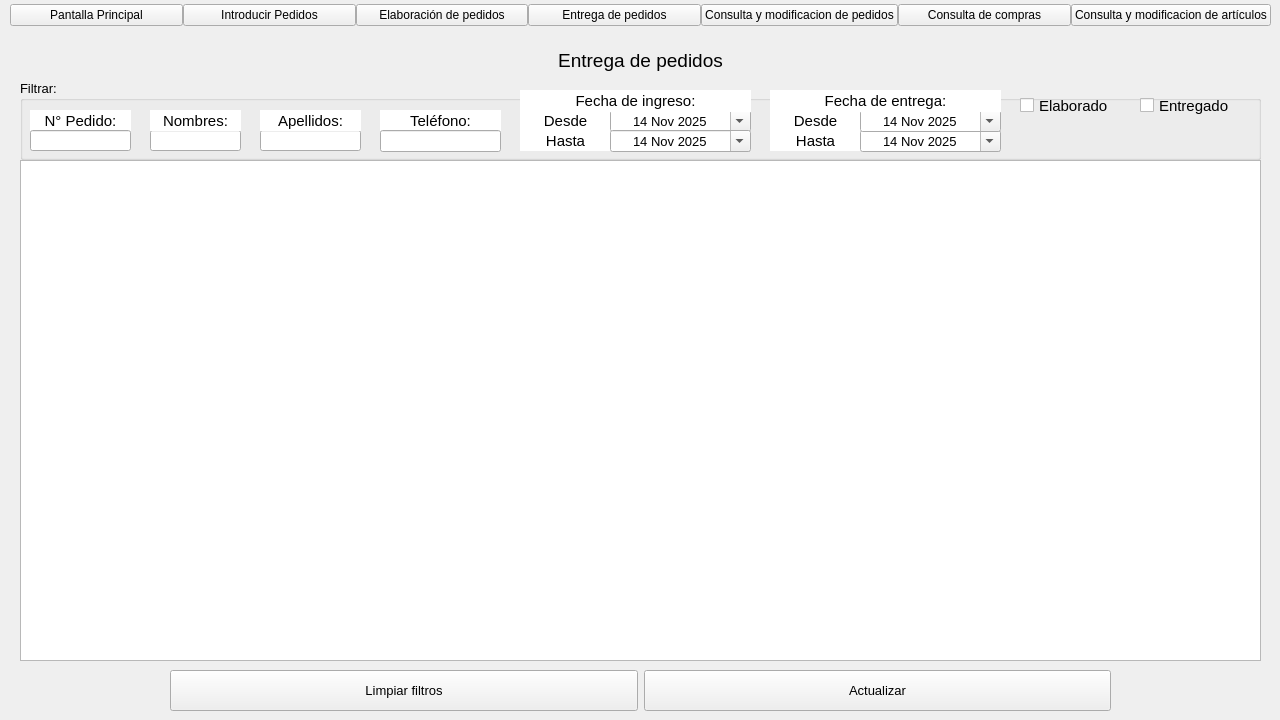
<?xml version="1.0" encoding="UTF-8"?>
<ui version="4.0">
 <class>MainWindow</class>
 <widget class="QMainWindow" name="MainWindow">
  <property name="geometry">
   <rect>
    <x>0</x>
    <y>0</y>
    <width>1280</width>
    <height>720</height>
   </rect>
  </property>
  <property name="windowTitle">
   <string>Proyecto carniceria</string>
  </property>
  <widget class="QWidget" name="centralwidget">
   <widget class="QWidget" name="horizontalLayoutWidget">
    <property name="geometry">
     <rect>
      <x>10</x>
      <y>-10</y>
      <width>1261</width>
      <height>51</height>
     </rect>
    </property>
    <layout class="QHBoxLayout" name="horizontalLayout" stretch="1,1,1,1,1,1,1">
     <property name="spacing">
      <number>0</number>
     </property>
     <property name="sizeConstraint">
      <enum>QLayout::SetDefaultConstraint</enum>
     </property>
     <item>
      <widget class="QPushButton" name="menuPantallaPrincipal">
       <property name="cursor">
        <cursorShape>PointingHandCursor</cursorShape>
       </property>
       <property name="text">
        <string>Pantalla Principal</string>
       </property>
      </widget>
     </item>
     <item>
      <widget class="QPushButton" name="menuIntroduccionPedidos">
       <property name="cursor">
        <cursorShape>PointingHandCursor</cursorShape>
       </property>
       <property name="text">
        <string>Introducir Pedidos</string>
       </property>
      </widget>
     </item>
     <item>
      <widget class="QPushButton" name="menuElaboracionPedidos">
       <property name="cursor">
        <cursorShape>PointingHandCursor</cursorShape>
       </property>
       <property name="text">
        <string>Elaboración de pedidos</string>
       </property>
      </widget>
     </item>
     <item>
      <widget class="QPushButton" name="menuEntregaPedidos">
       <property name="cursor">
        <cursorShape>PointingHandCursor</cursorShape>
       </property>
       <property name="text">
        <string>Entrega de pedidos</string>
       </property>
      </widget>
     </item>
     <item>
      <widget class="QPushButton" name="menuConsultaPedidos">
       <property name="cursor">
        <cursorShape>PointingHandCursor</cursorShape>
       </property>
       <property name="text">
        <string>Consulta y modificacion de pedidos</string>
       </property>
      </widget>
     </item>
     <item>
      <widget class="QPushButton" name="menuConsultaCompras">
       <property name="cursor">
        <cursorShape>PointingHandCursor</cursorShape>
       </property>
       <property name="text">
        <string>Consulta de compras</string>
       </property>
      </widget>
     </item>
     <item>
      <widget class="QPushButton" name="menuConsultaArticulos">
       <property name="cursor">
        <cursorShape>PointingHandCursor</cursorShape>
       </property>
       <property name="text">
        <string>Consulta y modificacion de artículos</string>
       </property>
      </widget>
     </item>
    </layout>
   </widget>
   <widget class="QLabel" name="label">
    <property name="geometry">
     <rect>
      <x>10</x>
      <y>40</y>
      <width>1261</width>
      <height>41</height>
     </rect>
    </property>
    <property name="font">
     <font>
      <pointsize>14</pointsize>
     </font>
    </property>
    <property name="cursor">
     <cursorShape>ArrowCursor</cursorShape>
    </property>
    <property name="text">
     <string>Entrega de pedidos</string>
    </property>
    <property name="alignment">
     <set>Qt::AlignCenter</set>
    </property>
   </widget>
   <widget class="QWidget" name="horizontalLayoutWidget_2">
    <property name="geometry">
     <rect>
      <x>20</x>
      <y>670</y>
      <width>1241</width>
      <height>41</height>
     </rect>
    </property>
    <layout class="QHBoxLayout" name="horizontalLayout_2">
     <property name="leftMargin">
      <number>150</number>
     </property>
     <property name="rightMargin">
      <number>150</number>
     </property>
     <item>
      <widget class="QPushButton" name="btnLimpiar">
       <property name="sizePolicy">
        <sizepolicy hsizetype="Minimum" vsizetype="Expanding">
         <horstretch>0</horstretch>
         <verstretch>0</verstretch>
        </sizepolicy>
       </property>
       <property name="font">
        <font>
         <pointsize>10</pointsize>
        </font>
       </property>
       <property name="cursor">
        <cursorShape>PointingHandCursor</cursorShape>
       </property>
       <property name="text">
        <string>Limpiar filtros</string>
       </property>
      </widget>
     </item>
     <item>
      <widget class="QPushButton" name="btnActualizar">
       <property name="sizePolicy">
        <sizepolicy hsizetype="Minimum" vsizetype="Expanding">
         <horstretch>0</horstretch>
         <verstretch>0</verstretch>
        </sizepolicy>
       </property>
       <property name="font">
        <font>
         <pointsize>10</pointsize>
        </font>
       </property>
       <property name="cursor">
        <cursorShape>PointingHandCursor</cursorShape>
       </property>
       <property name="text">
        <string>Actualizar</string>
       </property>
      </widget>
     </item>
    </layout>
   </widget>
   <widget class="QTableWidget" name="tablaPedidos">
    <property name="geometry">
     <rect>
      <x>20</x>
      <y>160</y>
      <width>1241</width>
      <height>501</height>
     </rect>
    </property>
    <property name="editTriggers">
     <set>QAbstractItemView::NoEditTriggers</set>
    </property>
    <property name="selectionMode">
     <enum>QAbstractItemView::ExtendedSelection</enum>
    </property>
    <property name="selectionBehavior">
     <enum>QAbstractItemView::SelectRows</enum>
    </property>
    <property name="sortingEnabled">
     <bool>false</bool>
    </property>
   </widget>
   <widget class="QGroupBox" name="groupBox">
    <property name="geometry">
     <rect>
      <x>20</x>
      <y>80</y>
      <width>1241</width>
      <height>80</height>
     </rect>
    </property>
    <property name="font">
     <font>
      <pointsize>10</pointsize>
     </font>
    </property>
    <property name="title">
     <string>Filtrar:</string>
    </property>
    <widget class="QLabel" name="label_11">
     <property name="geometry">
      <rect>
       <x>750</x>
       <y>50</y>
       <width>91</width>
       <height>21</height>
      </rect>
     </property>
     <property name="font">
      <font>
       <pointsize>11</pointsize>
      </font>
     </property>
     <property name="styleSheet">
      <string notr="true">background-color: #ffffff;</string>
     </property>
     <property name="text">
      <string>Hasta</string>
     </property>
     <property name="alignment">
      <set>Qt::AlignCenter</set>
     </property>
    </widget>
    <widget class="QDateEdit" name="fechaEntregaHasta">
     <property name="geometry">
      <rect>
       <x>840</x>
       <y>50</y>
       <width>141</width>
       <height>22</height>
      </rect>
     </property>
     <property name="font">
      <font>
       <pointsize>10</pointsize>
      </font>
     </property>
     <property name="wrapping">
      <bool>false</bool>
     </property>
     <property name="frame">
      <bool>true</bool>
     </property>
     <property name="alignment">
      <set>Qt::AlignCenter</set>
     </property>
     <property name="readOnly">
      <bool>false</bool>
     </property>
     <property name="calendarPopup">
      <bool>true</bool>
     </property>
     <property name="date">
      <date>
       <year>2025</year>
       <month>11</month>
       <day>14</day>
      </date>
     </property>
    </widget>
    <widget class="QLabel" name="label_8">
     <property name="geometry">
      <rect>
       <x>500</x>
       <y>30</y>
       <width>91</width>
       <height>21</height>
      </rect>
     </property>
     <property name="font">
      <font>
       <pointsize>11</pointsize>
      </font>
     </property>
     <property name="styleSheet">
      <string notr="true">background-color: #ffffff;</string>
     </property>
     <property name="text">
      <string>Desde</string>
     </property>
     <property name="alignment">
      <set>Qt::AlignCenter</set>
     </property>
    </widget>
    <widget class="QCheckBox" name="boxEntregado">
     <property name="geometry">
      <rect>
       <x>1120</x>
       <y>10</y>
       <width>111</width>
       <height>31</height>
      </rect>
     </property>
     <property name="font">
      <font>
       <pointsize>11</pointsize>
      </font>
     </property>
     <property name="cursor">
      <cursorShape>PointingHandCursor</cursorShape>
     </property>
     <property name="text">
      <string>Entregado</string>
     </property>
    </widget>
    <widget class="QLineEdit" name="txtNombreCliente">
     <property name="geometry">
      <rect>
       <x>130</x>
       <y>50</y>
       <width>91</width>
       <height>21</height>
      </rect>
     </property>
     <property name="font">
      <font>
       <pointsize>10</pointsize>
      </font>
     </property>
    </widget>
    <widget class="QLabel" name="label_5">
     <property name="geometry">
      <rect>
       <x>360</x>
       <y>30</y>
       <width>121</width>
       <height>21</height>
      </rect>
     </property>
     <property name="font">
      <font>
       <pointsize>11</pointsize>
      </font>
     </property>
     <property name="styleSheet">
      <string notr="true">background-color: #ffffff;</string>
     </property>
     <property name="text">
      <string>Teléfono:</string>
     </property>
     <property name="alignment">
      <set>Qt::AlignCenter</set>
     </property>
    </widget>
    <widget class="QLineEdit" name="txtApellidoCliente">
     <property name="geometry">
      <rect>
       <x>240</x>
       <y>50</y>
       <width>101</width>
       <height>21</height>
      </rect>
     </property>
     <property name="font">
      <font>
       <pointsize>10</pointsize>
      </font>
     </property>
    </widget>
    <widget class="QLabel" name="label_9">
     <property name="geometry">
      <rect>
       <x>500</x>
       <y>50</y>
       <width>91</width>
       <height>21</height>
      </rect>
     </property>
     <property name="font">
      <font>
       <pointsize>11</pointsize>
      </font>
     </property>
     <property name="styleSheet">
      <string notr="true">background-color: #ffffff;</string>
     </property>
     <property name="text">
      <string>Hasta</string>
     </property>
     <property name="alignment">
      <set>Qt::AlignCenter</set>
     </property>
    </widget>
    <widget class="QLineEdit" name="txtTelefonoCliente">
     <property name="geometry">
      <rect>
       <x>360</x>
       <y>50</y>
       <width>121</width>
       <height>22</height>
      </rect>
     </property>
     <property name="font">
      <font>
       <pointsize>10</pointsize>
      </font>
     </property>
    </widget>
    <widget class="QLabel" name="label_2">
     <property name="geometry">
      <rect>
       <x>10</x>
       <y>30</y>
       <width>101</width>
       <height>21</height>
      </rect>
     </property>
     <property name="font">
      <font>
       <pointsize>11</pointsize>
      </font>
     </property>
     <property name="styleSheet">
      <string notr="true">background-color: #ffffff;</string>
     </property>
     <property name="text">
      <string>N° Pedido:</string>
     </property>
     <property name="alignment">
      <set>Qt::AlignCenter</set>
     </property>
    </widget>
    <widget class="QLabel" name="label_4">
     <property name="geometry">
      <rect>
       <x>240</x>
       <y>30</y>
       <width>101</width>
       <height>21</height>
      </rect>
     </property>
     <property name="font">
      <font>
       <pointsize>11</pointsize>
      </font>
     </property>
     <property name="styleSheet">
      <string notr="true">background-color: #ffffff;</string>
     </property>
     <property name="text">
      <string>Apellidos:</string>
     </property>
     <property name="alignment">
      <set>Qt::AlignCenter</set>
     </property>
    </widget>
    <widget class="QLabel" name="label_3">
     <property name="geometry">
      <rect>
       <x>130</x>
       <y>30</y>
       <width>91</width>
       <height>21</height>
      </rect>
     </property>
     <property name="font">
      <font>
       <pointsize>11</pointsize>
      </font>
     </property>
     <property name="styleSheet">
      <string notr="true">background-color: #ffffff;</string>
     </property>
     <property name="text">
      <string>Nombres:</string>
     </property>
     <property name="alignment">
      <set>Qt::AlignCenter</set>
     </property>
    </widget>
    <widget class="QCheckBox" name="boxElaborado">
     <property name="geometry">
      <rect>
       <x>1000</x>
       <y>10</y>
       <width>111</width>
       <height>31</height>
      </rect>
     </property>
     <property name="font">
      <font>
       <pointsize>11</pointsize>
      </font>
     </property>
     <property name="cursor">
      <cursorShape>PointingHandCursor</cursorShape>
     </property>
     <property name="styleSheet">
      <string notr="true"/>
     </property>
     <property name="text">
      <string>Elaborado</string>
     </property>
     <property name="tristate">
      <bool>false</bool>
     </property>
    </widget>
    <widget class="QDateEdit" name="fechaIngresoDesde">
     <property name="geometry">
      <rect>
       <x>590</x>
       <y>30</y>
       <width>141</width>
       <height>22</height>
      </rect>
     </property>
     <property name="font">
      <font>
       <pointsize>10</pointsize>
      </font>
     </property>
     <property name="wrapping">
      <bool>false</bool>
     </property>
     <property name="frame">
      <bool>true</bool>
     </property>
     <property name="alignment">
      <set>Qt::AlignCenter</set>
     </property>
     <property name="readOnly">
      <bool>false</bool>
     </property>
     <property name="calendarPopup">
      <bool>true</bool>
     </property>
     <property name="date">
      <date>
       <year>2025</year>
       <month>11</month>
       <day>14</day>
      </date>
     </property>
    </widget>
    <widget class="QDateEdit" name="fechaIngresoHasta">
     <property name="geometry">
      <rect>
       <x>590</x>
       <y>50</y>
       <width>141</width>
       <height>22</height>
      </rect>
     </property>
     <property name="font">
      <font>
       <pointsize>10</pointsize>
      </font>
     </property>
     <property name="wrapping">
      <bool>false</bool>
     </property>
     <property name="frame">
      <bool>true</bool>
     </property>
     <property name="alignment">
      <set>Qt::AlignCenter</set>
     </property>
     <property name="readOnly">
      <bool>false</bool>
     </property>
     <property name="calendarPopup">
      <bool>true</bool>
     </property>
     <property name="date">
      <date>
       <year>2025</year>
       <month>11</month>
       <day>14</day>
      </date>
     </property>
    </widget>
    <widget class="QLabel" name="label_10">
     <property name="geometry">
      <rect>
       <x>750</x>
       <y>30</y>
       <width>91</width>
       <height>21</height>
      </rect>
     </property>
     <property name="font">
      <font>
       <pointsize>11</pointsize>
      </font>
     </property>
     <property name="styleSheet">
      <string notr="true">background-color: #ffffff;</string>
     </property>
     <property name="text">
      <string>Desde</string>
     </property>
     <property name="alignment">
      <set>Qt::AlignCenter</set>
     </property>
    </widget>
    <widget class="QLineEdit" name="txtNumPedido">
     <property name="geometry">
      <rect>
       <x>10</x>
       <y>50</y>
       <width>101</width>
       <height>21</height>
      </rect>
     </property>
     <property name="font">
      <font>
       <pointsize>10</pointsize>
      </font>
     </property>
     <property name="readOnly">
      <bool>false</bool>
     </property>
    </widget>
    <widget class="QDateEdit" name="fechaEntregaDesde">
     <property name="geometry">
      <rect>
       <x>840</x>
       <y>30</y>
       <width>141</width>
       <height>22</height>
      </rect>
     </property>
     <property name="font">
      <font>
       <pointsize>10</pointsize>
      </font>
     </property>
     <property name="wrapping">
      <bool>false</bool>
     </property>
     <property name="frame">
      <bool>true</bool>
     </property>
     <property name="alignment">
      <set>Qt::AlignCenter</set>
     </property>
     <property name="readOnly">
      <bool>false</bool>
     </property>
     <property name="calendarPopup">
      <bool>true</bool>
     </property>
     <property name="date">
      <date>
       <year>2025</year>
       <month>11</month>
       <day>14</day>
      </date>
     </property>
    </widget>
    <widget class="QLabel" name="label_7">
     <property name="geometry">
      <rect>
       <x>750</x>
       <y>10</y>
       <width>231</width>
       <height>22</height>
      </rect>
     </property>
     <property name="font">
      <font>
       <pointsize>11</pointsize>
      </font>
     </property>
     <property name="styleSheet">
      <string notr="true">background-color: #ffffff;</string>
     </property>
     <property name="text">
      <string>Fecha de entrega:</string>
     </property>
     <property name="alignment">
      <set>Qt::AlignCenter</set>
     </property>
    </widget>
    <widget class="QLabel" name="label_6">
     <property name="geometry">
      <rect>
       <x>500</x>
       <y>10</y>
       <width>231</width>
       <height>22</height>
      </rect>
     </property>
     <property name="font">
      <font>
       <pointsize>11</pointsize>
      </font>
     </property>
     <property name="styleSheet">
      <string notr="true">background-color: #ffffff;</string>
     </property>
     <property name="text">
      <string>Fecha de ingreso:</string>
     </property>
     <property name="alignment">
      <set>Qt::AlignCenter</set>
     </property>
    </widget>
   </widget>
  </widget>
  <action name="action">
   <property name="text">
    <string>s</string>
   </property>
  </action>
 </widget>
 <resources/>
 <connections/>
</ui>
